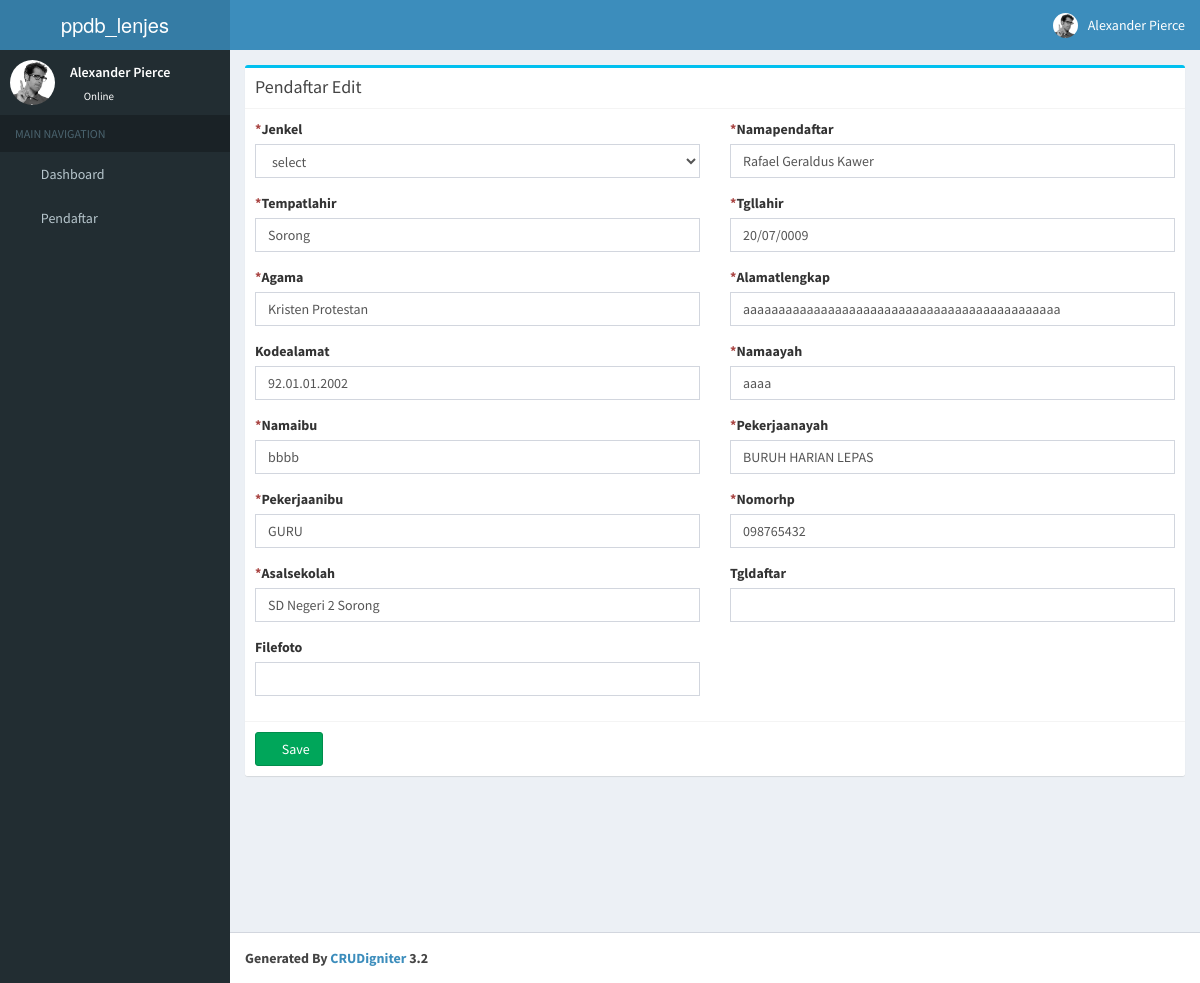
Page /pendaftar/edit/1 on the committed database.
### tables this page shows
CREATE TABLE `tbl_pendaftar` (
  `id` int(11) NOT NULL,
  `nisn` varchar(45) NOT NULL,
  `nik` varchar(45) NOT NULL,
  `namapendaftar` varchar(45) DEFAULT NULL,
  `tempatlahir` varchar(45) DEFAULT NULL,
  `tgllahir` date DEFAULT NULL,
  `jenkel` varchar(45) DEFAULT NULL,
  `agama` varchar(45) DEFAULT NULL,
  `alamatlengkap` varchar(45) DEFAULT NULL,
  `kodealamat` varchar(45) DEFAULT NULL,
  `namaayah` varchar(45) DEFAULT NULL,
  `namaibu` varchar(45) DEFAULT NULL,
  `pekerjaanayah` varchar(45) DEFAULT NULL,
  `pekerjaanibu` varchar(45) DEFAULT NULL,
  `nomorhp` varchar(45) DEFAULT NULL,
  `asalsekolah` varchar(45) DEFAULT NULL,
  `sekolahtujuan` varchar(45) NOT NULL,
  `tgldaftar` date DEFAULT NULL,
  `filefoto` longblob
);

### application/controllers/Pendaftar.php (called while the page is built, shortened)
<?php
class Pendaftar extends CI_Controller{
    function __construct()
    {
        $this->load->model('Pendaftar_model');
    }
    function edit($id)
    {
        $data['pendaftar'] = $this->Pendaftar_model->get_pendaftar($id);
        if(isset($data['pendaftar']['id']))
        {
            $this->load->library('form_validation');
			$this->form_validation->set_rules('namapendaftar','Namapendaftar','required');
			$this->form_validation->set_rules('tempatlahir','Tempatlahir','required');
			$this->form_validation->set_rules('tgllahir','Tgllahir','required');
			$this->form_validation->set_rules('jenkel','Jenkel','required');
			$this->form_validation->set_rules('agama','Agama','required');
			$this->form_validation->set_rules('alamatlengkap','Alamatlengkap','required');
			$this->form_validation->set_rules('namaayah','Namaayah','required');
			$this->form_validation->set_rules('asalsekolah','Asalsekolah','required');
			$this->form_validation->set_rules('nomorhp','Nomorhp','required');
			$this->form_validation->set_rules('pekerjaanibu','Pekerjaanibu','required');
			$this->form_validation->set_rules('pekerjaanayah','Pekerjaanayah','required');
			$this->form_validation->set_rules('namaibu','Namaibu','required');
			if($this->form_validation->run())
            {
                $params = array(
					'jenkel' => $this->input->post('jenkel'),
					'namapendaftar' => $this->input->post('namapendaftar'),
					'tempatlahir' => $this->input->post('tempatlahir'),
					'tgllahir' => $this->input->post('tgllahir'),
					'agama' => $this->input->post('agama'),
					'alamatlengkap' => $this->input->post('alamatlengkap'),
					'kodealamat' => $this->input->post('kodealamat'),
					'namaayah' => $this->input->post('namaayah'),
					'namaibu' => $this->input->post('namaibu'),
					'pekerjaanayah' => $this->input->post('pekerjaanayah'),
					'pekerjaanibu' => $this->input->post('pekerjaanibu'),
					'nomorhp' => $this->input->post('nomorhp'),
					'asalsekolah' => $this->input->post('asalsekolah'),
					'tgldaftar' => $this->input->post('tgldaftar'),
					'filefoto' => $this->input->post('filefoto'),
                );
                $this->Pendaftar_model->update_pendaftar($id,$params);
                redirect('pendaftar/index');
            }
            else
            {
                $data['_view'] = 'pendaftar/edit';
                $this->load->view('layouts/main',$data);
            }
        }
        else
            show_error('The pendaftar you are trying to edit does not exist.');
    }
}

### index.php (called while the page is built, shortened)
<?php
require_once BASEPATH.'core/CodeIgniter.php';

### application/models/Pendaftar_model.php (called while the page is built, shortened)
<?php
class Pendaftar_model extends CI_Model
{
    function get_pendaftar($id)
    {
        return $this->db->get_where('tbl_pendaftar',array('id'=>$id))->row_array();
    }
}

### application/views/pendaftar/edit.php (the view, shortened to what this page needs)
<div class="row">
    <div class="col-md-12">
      	<div class="box box-info">
            <div class="box-header with-border">
              	<h3 class="box-title">Pendaftar Edit</h3>
            </div>
			<?php echo form_open('pendaftar/edit/'.$pendaftar['id']); ?>
			<div class="box-body">
				<div class="row clearfix">
					<div class="col-md-6">
						<label for="jenkel" class="control-label"><span class="text-danger">*</span>Jenkel</label>
						<div class="form-group">
							<select name="jenkel" class="form-control">
								<option value="">select</option>
							</select>
						</div>
					</div>
					<div class="col-md-6">
						<label for="namapendaftar" class="control-label"><span class="text-danger">*</span>Namapendaftar</label>
						<div class="form-group">
							<input type="text" name="namapendaftar" value="<?php echo ($this->input->post('namapendaftar') ? $this->input->post('namapendaftar') : $pendaftar['namapendaftar']); ?>" class="form-control" id="namapendaftar" />
						</div>
					</div>
					<div class="col-md-6">
						<label for="tempatlahir" class="control-label"><span class="text-danger">*</span>Tempatlahir</label>
						<div class="form-group">
							<input type="text" name="tempatlahir" value="<?php echo ($this->input->post('tempatlahir') ? $this->input->post('tempatlahir') : $pendaftar['tempatlahir']); ?>" class="form-control" id="tempatlahir" />
						</div>
					</div>
					<div class="col-md-6">
						<label for="tgllahir" class="control-label"><span class="text-danger">*</span>Tgllahir</label>
						<div class="form-group">
							<input type="text" name="tgllahir" value="<?php echo ($this->input->post('tgllahir') ? $this->input->post('tgllahir') : $pendaftar['tgllahir']); ?>" class="has-datepicker form-control" id="tgllahir" />
						</div>
					</div>
					<div class="col-md-6">
						<label for="agama" class="control-label"><span class="text-danger">*</span>Agama</label>
						<div class="form-group">
							<input type="text" name="agama" value="<?php echo ($this->input->post('agama') ? $this->input->post('agama') : $pendaftar['agama']); ?>" class="form-control" id="agama" />
						</div>
					</div>
					<div class="col-md-6">
						<label for="alamatlengkap" class="control-label"><span class="text-danger">*</span>Alamatlengkap</label>
						<div class="form-group">
							<input type="text" name="alamatlengkap" value="<?php echo ($this->input->post('alamatlengkap') ? $this->input->post('alamatlengkap') : $pendaftar['alamatlengkap']); ?>" class="form-control" id="alamatlengkap" />
						</div>
					</div>
					<div class="col-md-6">
						<label for="kodealamat" class="control-label">Kodealamat</label>
						<div class="form-group">
							<input type="text" name="kodealamat" value="<?php echo ($this->input->post('kodealamat') ? $this->input->post('kodealamat') : $pendaftar['kodealamat']); ?>" class="form-control" id="kodealamat" />
						</div>
					</div>
					<div class="col-md-6">
						<label for="namaayah" class="control-label"><span class="text-danger">*</span>Namaayah</label>
						<div class="form-group">
							<input type="text" name="namaayah" value="<?php echo ($this->input->post('namaayah') ? $this->input->post('namaayah') : $pendaftar['namaayah']); ?>" class="form-control" id="namaayah" />
						</div>
					</div>
					<div class="col-md-6">
						<label for="namaibu" class="control-label"><span class="text-danger">*</span>Namaibu</label>
						<div class="form-group">
							<input type="text" name="namaibu" value="<?php echo ($this->input->post('namaibu') ? $this->input->post('namaibu') : $pendaftar['namaibu']); ?>" class="form-control" id="namaibu" />
						</div>
					</div>
					<div class="col-md-6">
						<label for="pekerjaanayah" class="control-label"><span class="text-danger">*</span>Pekerjaanayah</label>
						<div class="form-group">
							<input type="text" name="pekerjaanayah" value="<?php echo ($this->input->post('pekerjaanayah') ? $this->input->post('pekerjaanayah') : $pendaftar['pekerjaanayah']); ?>" class="form-control" id="pekerjaanayah" />
						</div>
					</div>
					<div class="col-md-6">
						<label for="pekerjaanibu" class="control-label"><span class="text-danger">*</span>Pekerjaanibu</label>
						<div class="form-group">
							<input type="text" name="pekerjaanibu" value="<?php echo ($this->input->post('pekerjaanibu') ? $this->input->post('pekerjaanibu') : $pendaftar['pekerjaanibu']); ?>" class="form-control" id="pekerjaanibu" />
						</div>
					</div>
					<div class="col-md-6">
						<label for="nomorhp" class="control-label"><span class="text-danger">*</span>Nomorhp</label>
						<div class="form-group">
							<input type="text" name="nomorhp" value="<?php echo ($this->input->post('nomorhp') ? $this->input->post('nomorhp') : $pendaftar['nomorhp']); ?>" class="form-control" id="nomorhp" />
						</div>
					</div>
					<div class="col-md-6">
						<label for="asalsekolah" class="control-label"><span class="text-danger">*</span>Asalsekolah</label>
						<div class="form-group">
							<input type="text" name="asalsekolah" value="<?php echo ($this->input->post('asalsekolah') ? $this->input->post('asalsekolah') : $pendaftar['asalsekolah']); ?>" class="form-control" id="asalsekolah" />
						</div>
					</div>
					<div class="col-md-6">
						<label for="tgldaftar" class="control-label">Tgldaftar</label>
						<div class="form-group">
							<input type="text" name="tgldaftar" value="<?php echo ($this->input->post('tgldaftar') ? $this->input->post('tgldaftar') : $pendaftar['tgldaftar']); ?>" class="has-datepicker form-control" id="tgldaftar" />
						</div>
					</div>
					<div class="col-md-6">
						<label for="filefoto" class="control-label">Filefoto</label>
						<div class="form-group">
							<input type="text" name="filefoto" value="<?php echo ($this->input->post('filefoto') ? $this->input->post('filefoto') : $pendaftar['filefoto']); ?>" class="form-control" id="filefoto" />
						</div>
					</div>
				</div>
			</div>
			<div class="box-footer">
            	<button type="submit" class="btn btn-success">
					<i class="fa fa-check"></i> Save
				</button>
	        </div>
			<?php echo form_close(); ?>
		</div>
    </div>
</div>

### rows in the picture
tbl_pendaftar: namapendaftar "Rafael Geraldus Kawer", tempatlahir "Sorong", tgllahir "20/07/0009", agama "Kristen Protestan", alamatlengkap "aaaaaaaaaaaaaaaaaaaaaaaaaaaaaaaaaaaaaaaaaaaaa", kodealamat "92.01.01.2002", namaayah "aaaa", namaibu "bbbb", pekerjaanayah "BURUH HARIAN LEPAS", pekerjaanibu "GURU", nomorhp "098765432", asalsekolah "SD Negeri 2 Sorong"
